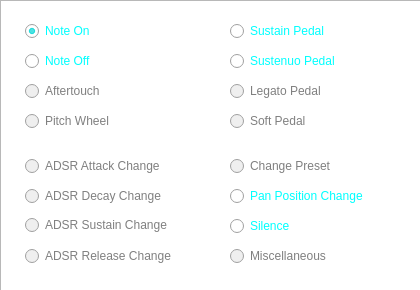
<?xml version="1.0" encoding="UTF-8"?>
<ui version="4.0">
 <class>EventList</class>
 <widget class="QDialog" name="EventList">
  <property name="geometry">
   <rect>
    <x>0</x>
    <y>0</y>
    <width>420</width>
    <height>290</height>
   </rect>
  </property>
  <property name="windowTitle">
   <string>Event Selector</string>
  </property>
  <property name="windowIcon">
   <iconset resource="sbMainResources.qrc">
    <normaloff>:/icons/sbicon.png</normaloff>:/icons/sbicon.png</iconset>
  </property>
  <property name="windowOpacity">
   <double>0.950000000000000</double>
  </property>
  <property name="styleSheet">
   <string notr="true">QWidget {
	color: cyan;
}

QRadioButton:disabled {
	color: gray;
}
QRadioButton::indicator:disabled {
	border-image: url(:/radio/radio_disabled.png);
}
QRadioButton::indicator {
	width: 17px;
	height: 17px;
	border-image: url(:/radio/radio_off.png);
}
QRadioButton::indicator:hover {
	width: 17px;
	height: 17px;
	border-image: url(:/radio/radio_off_hover.png);
}
QRadioButton::indicator:pressed {
	width: 17px;
	height: 17px;
	border-image: url(:/radio/radio_pressed.png);
}
QRadioButton::indicator:checked {
	width: 17px;
	height: 17px;
	border-image: url(:/radio/radio_selected.png);
}
QRadioButton::indicator:checked:hover {
	width: 17px;
	height: 17px;
	border-image: url(:/radio/radio_selected_hover.png);
}
</string>
  </property>
  <widget class="QRadioButton" name="eventNoteOn">
   <property name="geometry">
    <rect>
     <x>25</x>
     <y>20</y>
     <width>171</width>
     <height>22</height>
    </rect>
   </property>
   <property name="text">
    <string>Note On</string>
   </property>
   <property name="checked">
    <bool>true</bool>
   </property>
  </widget>
  <widget class="QRadioButton" name="eventNoteOff">
   <property name="geometry">
    <rect>
     <x>25</x>
     <y>50</y>
     <width>171</width>
     <height>22</height>
    </rect>
   </property>
   <property name="text">
    <string>Note Off</string>
   </property>
  </widget>
  <widget class="QRadioButton" name="eventPedal">
   <property name="geometry">
    <rect>
     <x>230</x>
     <y>20</y>
     <width>171</width>
     <height>22</height>
    </rect>
   </property>
   <property name="text">
    <string>Sustain Pedal</string>
   </property>
  </widget>
  <widget class="QRadioButton" name="eventAftertouch">
   <property name="enabled">
    <bool>false</bool>
   </property>
   <property name="geometry">
    <rect>
     <x>25</x>
     <y>80</y>
     <width>171</width>
     <height>22</height>
    </rect>
   </property>
   <property name="text">
    <string>Aftertouch</string>
   </property>
  </widget>
  <widget class="QRadioButton" name="eventAttack">
   <property name="enabled">
    <bool>false</bool>
   </property>
   <property name="geometry">
    <rect>
     <x>25</x>
     <y>155</y>
     <width>171</width>
     <height>22</height>
    </rect>
   </property>
   <property name="text">
    <string>ADSR Attack Change</string>
   </property>
  </widget>
  <widget class="QRadioButton" name="eventRelease">
   <property name="enabled">
    <bool>false</bool>
   </property>
   <property name="geometry">
    <rect>
     <x>25</x>
     <y>245</y>
     <width>171</width>
     <height>22</height>
    </rect>
   </property>
   <property name="text">
    <string>ADSR Release Change</string>
   </property>
  </widget>
  <widget class="QRadioButton" name="eventDecay">
   <property name="enabled">
    <bool>false</bool>
   </property>
   <property name="geometry">
    <rect>
     <x>25</x>
     <y>185</y>
     <width>171</width>
     <height>22</height>
    </rect>
   </property>
   <property name="text">
    <string>ADSR Decay Change</string>
   </property>
  </widget>
  <widget class="QRadioButton" name="eventSustain">
   <property name="enabled">
    <bool>false</bool>
   </property>
   <property name="geometry">
    <rect>
     <x>25</x>
     <y>215</y>
     <width>171</width>
     <height>20</height>
    </rect>
   </property>
   <property name="text">
    <string>ADSR Sustain Change</string>
   </property>
  </widget>
  <widget class="QRadioButton" name="eventLegato">
   <property name="enabled">
    <bool>false</bool>
   </property>
   <property name="geometry">
    <rect>
     <x>230</x>
     <y>80</y>
     <width>171</width>
     <height>22</height>
    </rect>
   </property>
   <property name="text">
    <string>Legato Pedal</string>
   </property>
  </widget>
  <widget class="QRadioButton" name="eventSoft">
   <property name="enabled">
    <bool>false</bool>
   </property>
   <property name="geometry">
    <rect>
     <x>230</x>
     <y>110</y>
     <width>171</width>
     <height>22</height>
    </rect>
   </property>
   <property name="text">
    <string>Soft Pedal</string>
   </property>
  </widget>
  <widget class="QRadioButton" name="eventPanPos">
   <property name="geometry">
    <rect>
     <x>230</x>
     <y>185</y>
     <width>171</width>
     <height>22</height>
    </rect>
   </property>
   <property name="text">
    <string>Pan Position Change</string>
   </property>
  </widget>
  <widget class="QRadioButton" name="eventSilence">
   <property name="geometry">
    <rect>
     <x>230</x>
     <y>215</y>
     <width>171</width>
     <height>22</height>
    </rect>
   </property>
   <property name="text">
    <string>Silence</string>
   </property>
  </widget>
  <widget class="QRadioButton" name="eventMisc">
   <property name="enabled">
    <bool>false</bool>
   </property>
   <property name="geometry">
    <rect>
     <x>230</x>
     <y>245</y>
     <width>171</width>
     <height>22</height>
    </rect>
   </property>
   <property name="text">
    <string>Miscellaneous</string>
   </property>
  </widget>
  <widget class="QRadioButton" name="eventSustenuo">
   <property name="geometry">
    <rect>
     <x>230</x>
     <y>50</y>
     <width>171</width>
     <height>22</height>
    </rect>
   </property>
   <property name="text">
    <string>Sustenuo Pedal</string>
   </property>
  </widget>
  <widget class="QRadioButton" name="eventPitchWheel">
   <property name="enabled">
    <bool>false</bool>
   </property>
   <property name="geometry">
    <rect>
     <x>25</x>
     <y>110</y>
     <width>171</width>
     <height>22</height>
    </rect>
   </property>
   <property name="text">
    <string>Pitch Wheel</string>
   </property>
  </widget>
  <widget class="QRadioButton" name="eventPreset">
   <property name="enabled">
    <bool>false</bool>
   </property>
   <property name="geometry">
    <rect>
     <x>230</x>
     <y>155</y>
     <width>171</width>
     <height>22</height>
    </rect>
   </property>
   <property name="text">
    <string>Change Preset</string>
   </property>
  </widget>
  <widget class="QGraphicsView" name="graphicsView">
   <property name="geometry">
    <rect>
     <x>0</x>
     <y>0</y>
     <width>421</width>
     <height>291</height>
    </rect>
   </property>
   <property name="styleSheet">
    <string notr="true">QGraphicsView {
	
	border-image: url(:/popups/eventlist_popup.png);
}</string>
   </property>
  </widget>
  <zorder>graphicsView</zorder>
  <zorder>eventNoteOn</zorder>
  <zorder>eventNoteOff</zorder>
  <zorder>eventPedal</zorder>
  <zorder>eventAftertouch</zorder>
  <zorder>eventAttack</zorder>
  <zorder>eventRelease</zorder>
  <zorder>eventDecay</zorder>
  <zorder>eventSustain</zorder>
  <zorder>eventLegato</zorder>
  <zorder>eventSoft</zorder>
  <zorder>eventPanPos</zorder>
  <zorder>eventSilence</zorder>
  <zorder>eventMisc</zorder>
  <zorder>eventSustenuo</zorder>
  <zorder>eventPitchWheel</zorder>
  <zorder>eventPreset</zorder>
 </widget>
 <resources>
  <include location="sbMainResources.qrc"/>
 </resources>
 <connections/>
</ui>
